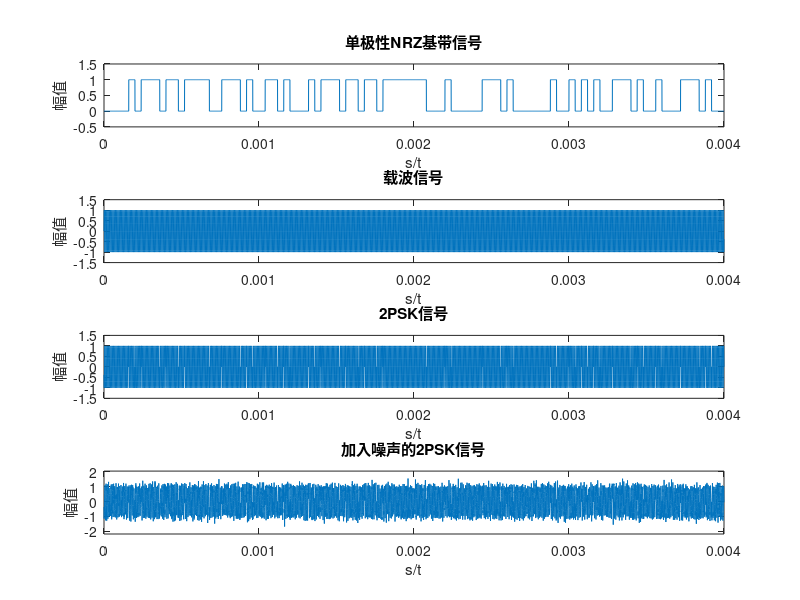
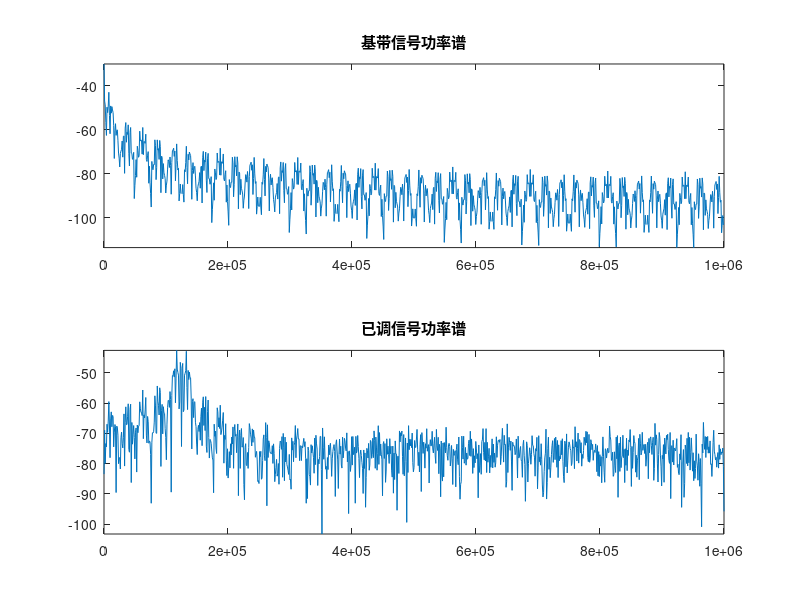

MATLAB code for these plots, in order: (Note: this script raises an error after producing the figures.)
clc;
clear;
close all;

%%示波器系统
fs=2000000;                         %采样频率
display_t=0.004;                    %数据观测时间

%%%%%%%%%%%%%%%%%%%%%%%%%%%%%%调制过程%%%%%%%%%%%%%%%%%%%%%%%%%%%%%%%%%%%%%
figure("Name","调制过程");
%%生成单极性NRZ基带信号
f_symbol=25000;                    %码元频率
N=f_symbol*display_t;           %在数据观测时间内的码元个数
T=1/f_symbol;                   %码元持续时间

N_sample=fs*T;                  %每个码元内的采样点数
dt=T/N_sample;                  %时域的采样间隔
a=randi(2,1,N)-1;               %产生单极性的数字随机序列
NRZ=zeros(1,N*N_sample);        %声明变量的空间
%通过for循环将数字序列变为时域的波形
for i=1:N
    for k=1:N_sample
        NRZ((i-1)*N_sample+k)=a(i);
    end
end
t=0:dt:N*N_sample*dt-dt;
subplot(4,1,1);
plot(t,NRZ);
title("单极性NRZ基带信号");
axis([0 display_t -0.5 1.5]);
xlabel('s/t');
ylabel('幅值');

%%生成载波信号
fc=125000;       %载波频率
wc=2*pi*fc;  %载波角频率

dt=1/fs;    %采样间隔
T=1;        %载波观测时间
wt=0:dt:display_t-dt;%与NRZ信号等长
carrier=sin(wc*wt);
subplot(4,1,2);
plot(wt,carrier);
title("载波信号");
axis([0 display_t -1.5 1.5]);
xlabel('s/t');
ylabel('幅值');

%%2PSK调制
PSK_s=zeros(1,display_t*fs);        %声明变量的空间
for t=1:display_t*fs
    if NRZ(t)==1
        PSK_s(t)=sin(wc*t/fs);
    elseif NRZ(t)==0
        PSK_s(t)=sin(wc*t/fs+pi);  
    end
end
subplot(4,1,3);
plot(wt,PSK_s);
title("2PSK信号");
axis([0 display_t -1.5 1.5]);
xlabel('s/t');
ylabel('幅值');

%%%%%%%%%%%%%%%%%%%%%%%%%%%%加入高斯白噪声%%%%%%%%%%%%%%%%%%%%%%%%%%%%%%%%%
snr=15;%信噪比
px_dBW=0;%噪声功率
PSK=awgn(PSK_s,snr,px_dBW);%加入噪声
subplot(4,1,4);
plot(wt,PSK);
title("加入噪声的2PSK信号");
axis([0 display_t min(PSK)-0.5 max(PSK)+0.5]);
xlabel('s/t');
ylabel('幅值');

%%%%%%%%%%%%%%%%%%%%%%%%%%%%%%%%%功率谱%%%%%%%%%%%%%%%%%%%%%%%%%%%%%%%%%%%%
figure("Name","功率谱");
%%基带信号功率谱
window=boxcar(length(NRZ)); %矩形窗
[NRZ_Pxx,f]=periodogram(NRZ,window,2048,fs); %直接法
subplot(2,1,1);
plot(f,10*log10(NRZ_Pxx));
title("基带信号功率谱");
axis([0 fs/2 min(10*log10(NRZ_Pxx)) max(10*log10(NRZ_Pxx))]);

%%已调信号功率谱
window=boxcar(length(PSK)); %矩形窗
[PSK_Pxx,f]=periodogram(PSK,window,2048,fs); %直接法
subplot(2,1,2);
plot(f,10*log10(PSK_Pxx));
title("已调信号功率谱");
axis([0 fs/2 min(10*log10(PSK_Pxx)) max(10*log10(PSK_Pxx))]);

%%%%%%%%%%%%%%%%%%%%%%%%%%%带通滤波器设计%%%%%%%%%%%%%%%%%%%%%%%%%%%%%%%%%%
%%巴特沃斯带通滤波器
figure("Name","带通滤波器设计");
[b,a]=user_bandpass(fs,fc,f_symbol);%带通滤波器
[db,mag,pha,grd,w]=freqz_m(b,a); %求出巴特沃斯带通滤波器幅频、幅度、相位等
subplot(2,1,1);
plot(w*fs/(2*pi),mag);
xlabel('f/Hz');%频率（HZ）
ylabel('幅度/dB');
axis([0,2*fc,0,1.5]);%设置标尺范围
title('数字带通巴特沃斯滤波器')
subplot(2,1,2);
plot(w*fs/(2*pi),180/pi*unwrap(pha));
xlabel('f/Hz');
ylabel('相位/角度');

%%%%%%%%%%%%%%%%%%%%%%%%%%%%%带通滤波观察%%%%%%%%%%%%%%%%%%%%%%%%%%%%%%%%%%
figure("Name","带通滤波观察");
%2PSK时域
subplot(2,2,1);
plot(wt,PSK);
title("2PSK时域");
axis([0 display_t min(PSK)-0.5 max(PSK)+0.5]);
xlabel('s/t');
ylabel('幅值');
%2PSK频域
f_PSK=fft(PSK,length(PSK));
ff=linspace(0,fs/2,length(PSK)/2);
subplot(2,2,2);
plot(ff,abs(f_PSK(1:length(PSK)/2))/(length(PSK)/2));
title("2PSK频域");
%滤波
o_PSK=filter(b,a,PSK);
%2PSK经过滤波器后时域
subplot(2,2,3);
plot(wt,o_PSK);
title("2PSK经过带通滤波器时域");
axis([0 display_t min(o_PSK)-0.5 max(o_PSK)+0.5]);
xlabel('s/t');
ylabel('幅值');
%2PSK经过滤波器后频域
f_PSK=fft(o_PSK,length(o_PSK));
ff=linspace(0,fs/2,length(o_PSK)/2);
subplot(2,2,4);
plot(ff,abs(f_PSK(1:length(o_PSK)/2))/(length(o_PSK)/2));
title("2PSK经过带通滤波器频域");

%%%%%%%%%%%%%%%%%%%%%%%%%%%%%与载波相乘%%%%%%%%%%%%%%%%%%%%%%%%%%%%%%%%%%%%
o_PSK=o_PSK.*2.*carrier;

%%%%%%%%%%%%%%%%%%%%%%%%%%%低通滤波器设计%%%%%%%%%%%%%%%%%%%%%%%%%%%%%%%%
figure("Name","低通滤波设计")
[b,a] = user_lowpass(fs,f_symbol);%低通滤波器
[db,mag,pha,grd,w]=freqz_m(b,a);
subplot(2,1,1)
plot(w*fs/(2*pi),mag);%db为分贝，mag为增益
xlabel('f/Hz');%频率（HZ）
ylabel('幅度');
title('数字低通巴特沃斯滤波器')
subplot(2,1,2);
plot(w*fs/(2*pi),180/pi*unwrap(pha));
xlabel('f/Hz');
ylabel('相位/角度');

%%%%%%%%%%%%%%%%%%%%%%%%%%%低通滤波器观察%%%%%%%%%%%%%%%%%%%%%%%%%%%%%%%%%%
figure("Name","低通滤波观察");
%2PSK经过滤波器后时域
subplot(2,2,1);
plot(wt,o_PSK);
title("2PSK经过带通滤波器时域后与载波相乘时域");
axis([0 display_t min(o_PSK)-0.5 max(o_PSK)+0.5]);
xlabel('s/t');
ylabel('幅值');
%2PSK经过滤波器后频域
f_PSK=fft(o_PSK,length(o_PSK));
ff=linspace(0,fs/2,length(o_PSK)/2);
subplot(2,2,2);
plot(ff,abs(f_PSK(1:length(o_PSK)/2))/(length(o_PSK)/2));
title("2PSK经过带通滤波器时域后与载波相乘频域");
%低通滤波
o_NRZ=filter(b,a,o_PSK)*2;

%2PSK经过滤波器后时域
subplot(2,2,3);
plot(wt,o_NRZ);
title("最终通过低通滤波器时域");
axis([0 display_t min(o_NRZ)-0.5 max(o_NRZ)+0.5]);
xlabel('s/t');
ylabel('幅值');
%2PSK经过滤波器后频域
f_PSK=fft(o_NRZ,length(o_NRZ));
ff=linspace(0,fs/2,length(o_NRZ)/2);
subplot(2,2,4);
plot(ff,abs(f_PSK(1:length(o_NRZ)/2))/(length(o_NRZ)/2));
title("最终通过低通滤波器频域");

figure
%2PSK经过滤波器后时域
plot(wt,o_NRZ);
title("最终通过低通滤波器时域");
axis([0 display_t min(o_NRZ)-0.5 max(o_NRZ)+0.5]);
xlabel('s/t');
ylabel('幅值');

%%%%%%%%%%%%%%%%%%%%%%%%%%%%%%%抽样判决%%%%%%%%%%%%%%%%%%%%%%%%%%%%%%%%%%%%
figure("Name","已解调信号与NRZ对比");
subplot(2,1,1);
plot(wt,NRZ);
title("单极性NRZ基带信号");
axis([0 display_t -0.5 1.5]);
xlabel('s/t');
ylabel('幅值');
output = decision(o_NRZ);%抽样判决
subplot(2,1,2);
plot(wt,output);
title("已解调信号");
axis([0 display_t -0.5 1.5]);
xlabel('s/t');
ylabel('幅值');

%%%%%%%%%%%%%%%%%%%%%%%%%%%%%%%眼图绘制%%%%%%%%%%%%%%%%%%%%%%%%%%%%%%%%%%%%
n=1/f_symbol*fs;%计算出一个码元周期内的采样点数
eyediagram(PSK,n);
title("2PSK信号");
eyediagram(o_NRZ,n*2);
title("解调信号");

%%%%%%%%%%%%%%%%%%%%%%%%%%%%误码率曲线绘制%%%%%%%%%%%%%%%%%%%%%%%%%%%%%%%%%
nt=82;
erro_NRZ=zeros(1,length(NRZ)-nt);
num_1=0;
num_0=0;
for n=1:length(NRZ)-nt          %循环做移位处理
    erro_NRZ(n)=NRZ(n);
    if NRZ(n) == 1
       num_1=num_1+1;
    elseif NRZ(n) == 0
        num_0=num_0+1;
    end
end
p1_NRZ=num_1/(num_1+num_0);%先验概率
p0_NRZ=num_0/(num_1+num_0);

erro_out_NRZ=zeros(1,length(NRZ)-nt);
SNR_min=-6;
SNR_max=18;
d_SNR=0.05;
pe_simulation=zeros(1,(SNR_max-SNR_min)/d_SNR+1);
theoretical=zeros(1,(SNR_max-SNR_min)/d_SNR+1);
for SNR=SNR_min:d_SNR:SNR_max
    eorr_PSK=awgn(PSK_s,SNR,px_dBW);%加入噪声
    [b,a]=user_bandpass(fs,fc,f_symbol);%带通滤波器
    erro_o_PSK=filter(b,a,eorr_PSK);%通过带通滤波
    erro_o_PSK=erro_o_PSK.*2.*carrier;%与载波相乘
    [b,a] = user_lowpass(fs,f_symbol);%低通滤波器
    erro_o_NRZ=filter(b,a,erro_o_PSK)*2;%通过低通滤波器
    erro_output = decision(erro_o_NRZ);%抽样判决
    
    num_01=0;
    num_10=0;
    for n=1:length(NRZ)-nt         %把延时去掉（移位处理）
        erro_out_NRZ(n)=erro_output(n+nt);
        if (erro_out_NRZ(n) == 0)&&(erro_NRZ(n)==1)%发1收到0
            num_01=num_01+1;
        elseif (erro_out_NRZ(n) == 1)&&(erro_NRZ(n)==0)%发0收到1
            num_10=num_10+1;
        end 
    end
    
    p01_erro=num_01/num_1;%后验概率,发1收到0
    p10_erro=num_10/num_0;%后验概率,发0收到1
    pe_simulation(uint16((SNR-SNR_min)/d_SNR+1))=p1_NRZ*p01_erro+p0_NRZ*p10_erro;
    theoretical(uint16((SNR-SNR_min)/d_SNR+1))=1/2*erfc(sqrt(10^(SNR/10)));
end
figure("Name","误码率曲线")
% pe_simulation=10*log(pe_simulation);
% theoretical=10*log(theoretical);
dB=SNR_min:d_SNR:SNR_max;
plot(dB,pe_simulation);
hold;
plot(dB,theoretical);
title("误码率曲线");
legend("仿真误码率曲线","理论误码率曲线");
axis([SNR_min SNR_max min(min(pe_simulation),min(theoretical)) max(max(pe_simulation),max(theoretical))]);
xlabel('r/dB');
ylabel('Pe');